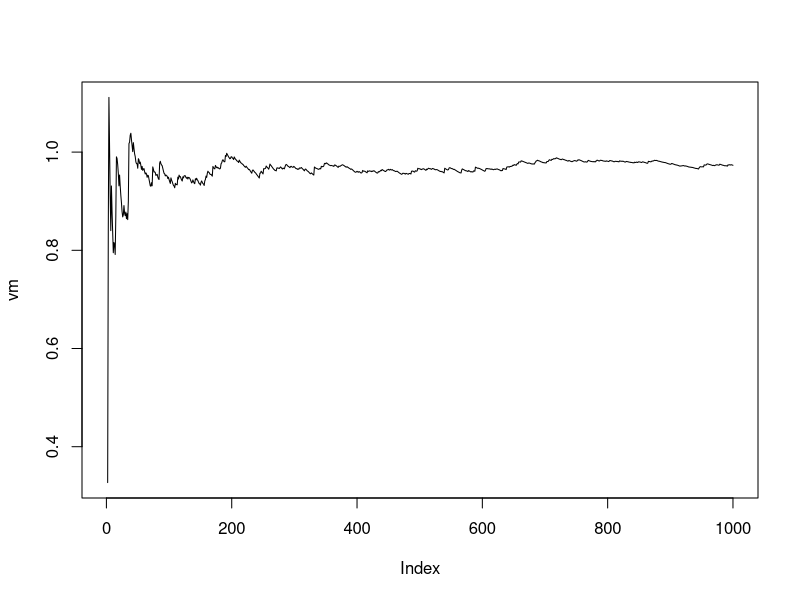
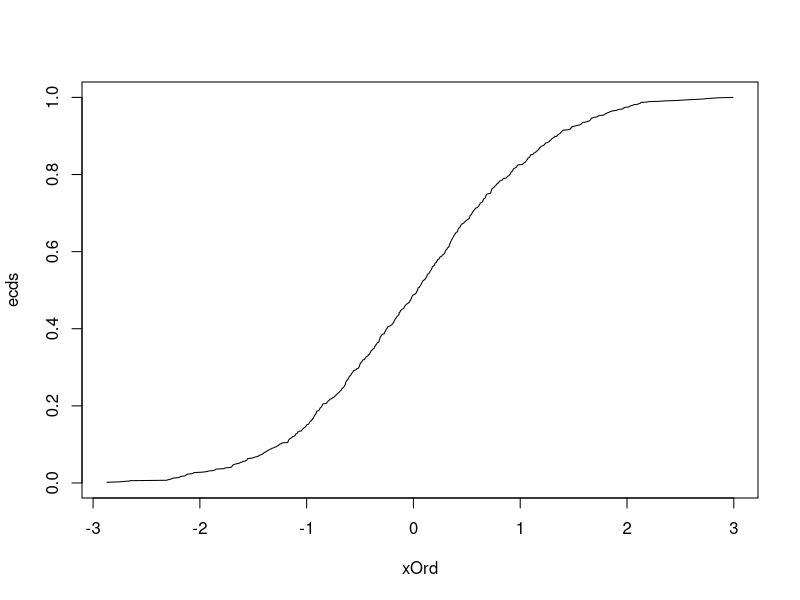

Source code (R) for these figures, in order:
#' Exercício 1
#' Gere amostras de tamanho 1000 de uma normal (0,1). Construa um gráfico 
#' mostrando a convergência da média e da variância com o tamanho da amostra.

NumberOfSamples <- 1000

# vetor com as amostras
x <- rnorm(NumberOfSamples)

# vetor com as medias
vm <- vector(length = NumberOfSamples)


for (i in 1:NumberOfSamples) {
  vm[i] <- sd(x[1:i])
}

plot(vm, type = "l")

#' Como gerar a ecdf(x):
#' 1 - gere x[1:N] amostras de uma VA
#' 2 - ordene os valores de x (crescente)
#' 3 - construa um vetor y tqy[i] = i/N
#' 4 - y é a ecdf(x)

# vetor com as amostras
x <- rnorm(NumberOfSamples)

xOrd <- sort(x)
ecds <- 1:NumberOfSamples/NumberOfSamples

plot(xOrd, ecds, type = "l")

